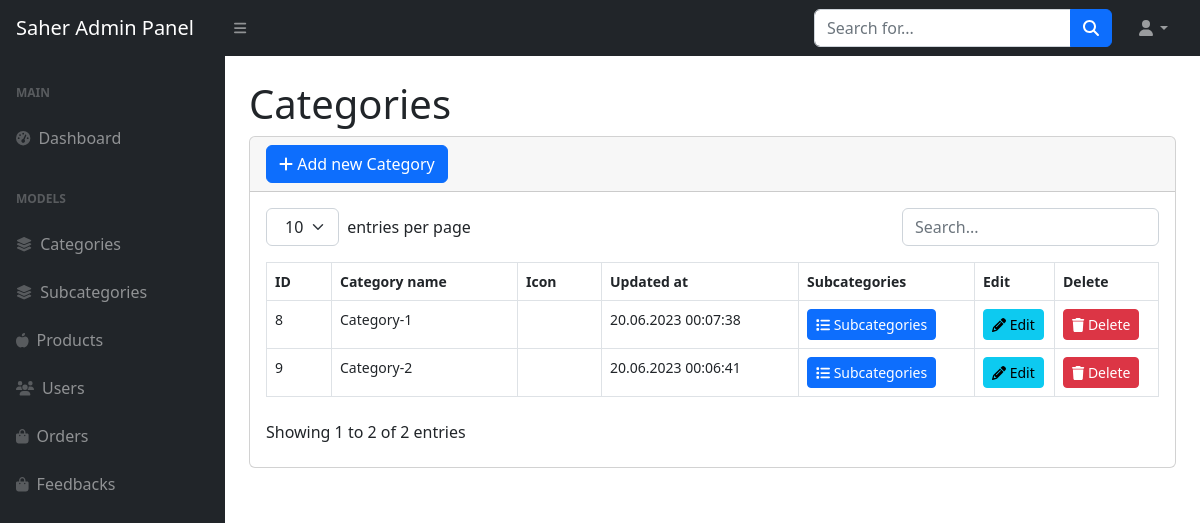
/adminpanel/categories/ (signed in), run on the app's committed database.
### categories/models.py (models this page shows, shortened)
class Category(models.Model):
    name = models.CharField(max_length=50)
    icon = models.CharField(max_length=30)
    created_at = models.DateTimeField(auto_now_add=True)
    updated_at = models.DateTimeField(auto_now=True)

### adminpanel/views.py (the view)
# urls.py: path('categories/', include('categories.urls')),
@login_required(login_url='admin.login')
def categories(request):
    categories = Category.objects.all()
    context = {
        'categories':categories
    }
    return render(request, 'adminpanel/categories.html', context)

### Saher_app/context_processors.py (called while the page is built)
def include_categories(request):
    categories = Category.objects.all()
    subcategories = Subcategory.objects.all()
    if request.user.is_authenticated:
        shopping_cart, created =  Cart.objects.get_or_create(user = request.user, status = False)
    else:
        shopping_cart = None
    return {
        'categories': categories,
        'subcategories': subcategories,
        'shopping_cart': shopping_cart,
    }

### adminpanel/templates/adminpanel/categories.html (shortened to what this page needs)
{% extends 'adminpanel/main.html' %}
{% block main %}
<main>
    <div class="container-fluid px-4">
        <h1 class="mt-4">Categories</h1>
        <div class="card mb-4">
            <div class="card-header">
                <a class="btn btn-primary" href="{% url 'category.add' %}" role="button"> <i class="fa fa-plus" aria-hidden="true"></i> Add new Category</a>
            </div>
            <div class="card-body">
                <table id="datatablesSimple">
                    <thead>
                        <tr>
                            <th>ID</th>
                            <th>Category name</th>
                            <th>Icon</th>
                            <th>Updated at</th>
                            <th>Subcategories</th>
                            <th>Edit</th>
                            <th>Delete</th>
                        </tr>
                    </thead>
                    <tbody>
                        {% for category in categories %}
                        <tr>
                            <td>{{category.id}}</td>
                            <td>{{category.name}}</td>
                            <td> {{category.updated_at|date:"d.m.Y H:i:s"}}</td>
                            <td>
                                <a href="" class="btn btn-sm btn-primary"><i class="fa fa-list" aria-hidden="true"></i> Subcategories</a>
                            </td>
                            <td>
                                <a href="{% url 'category.edit' category.id %}" class="btn btn-sm btn-info"> <i class="fa fa-pencil" aria-hidden="true"></i> Edit</a>
                            </td>
                            <td>
                                <a href="{% url 'category.delete' category.id %}" class="btn btn-sm btn-danger"><i class="fa fa-trash" aria-hidden="true"></i> Delete</a>
                            </td>
                        </tr>
                        {% endfor %}
                    </tbody>
                </table>
            </div>
        </div>
    </div>
</main>
{% endblock main %}

### data on the page
Category: id "8", name "Category-1", updated_at "20.06.2023 00:07:38"
Category: id "9", name "Category-2", updated_at "20.06.2023 00:06:41"
